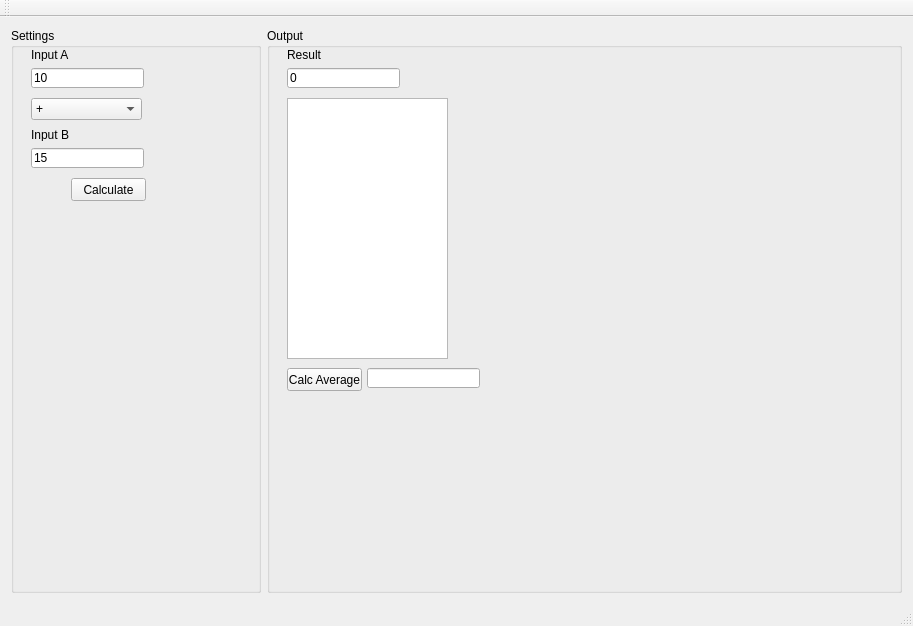
<?xml version="1.0" encoding="UTF-8"?>
<ui version="4.0">
 <class>cpp_qt_ia_main_winClass</class>
 <widget class="QMainWindow" name="cpp_qt_ia_main_winClass">
  <property name="geometry">
   <rect>
    <x>0</x>
    <y>0</y>
    <width>913</width>
    <height>626</height>
   </rect>
  </property>
  <property name="windowTitle">
   <string>cpp_qt_ia_main_win</string>
  </property>
  <widget class="QWidget" name="centralWidget">
   <layout class="QGridLayout" name="gridLayout">
    <item row="0" column="0">
     <layout class="QHBoxLayout" name="horizontalLayout">
      <item>
       <widget class="QGroupBox" name="groupBox">
        <property name="sizePolicy">
         <sizepolicy hsizetype="Minimum" vsizetype="Preferred">
          <horstretch>0</horstretch>
          <verstretch>0</verstretch>
         </sizepolicy>
        </property>
        <property name="minimumSize">
         <size>
          <width>250</width>
          <height>0</height>
         </size>
        </property>
        <property name="maximumSize">
         <size>
          <width>250</width>
          <height>16777215</height>
         </size>
        </property>
        <property name="title">
         <string>Settings</string>
        </property>
        <widget class="QLabel" name="label">
         <property name="geometry">
          <rect>
           <x>20</x>
           <y>20</y>
           <width>47</width>
           <height>13</height>
          </rect>
         </property>
         <property name="text">
          <string>Input A</string>
         </property>
        </widget>
        <widget class="QLineEdit" name="edInputA">
         <property name="geometry">
          <rect>
           <x>20</x>
           <y>40</y>
           <width>113</width>
           <height>20</height>
          </rect>
         </property>
         <property name="text">
          <string>10</string>
         </property>
        </widget>
        <widget class="QLabel" name="label_2">
         <property name="geometry">
          <rect>
           <x>20</x>
           <y>100</y>
           <width>47</width>
           <height>13</height>
          </rect>
         </property>
         <property name="text">
          <string>Input B</string>
         </property>
        </widget>
        <widget class="QLineEdit" name="edInputB">
         <property name="geometry">
          <rect>
           <x>20</x>
           <y>120</y>
           <width>113</width>
           <height>20</height>
          </rect>
         </property>
         <property name="text">
          <string>15</string>
         </property>
        </widget>
        <widget class="QPushButton" name="butCalculate">
         <property name="geometry">
          <rect>
           <x>60</x>
           <y>150</y>
           <width>75</width>
           <height>23</height>
          </rect>
         </property>
         <property name="text">
          <string>Calculate</string>
         </property>
        </widget>
        <widget class="QComboBox" name="cbOperation">
         <property name="geometry">
          <rect>
           <x>20</x>
           <y>70</y>
           <width>111</width>
           <height>22</height>
          </rect>
         </property>
         <item>
          <property name="text">
           <string>+</string>
          </property>
         </item>
         <item>
          <property name="text">
           <string>-</string>
          </property>
         </item>
         <item>
          <property name="text">
           <string>*</string>
          </property>
         </item>
         <item>
          <property name="text">
           <string>/</string>
          </property>
         </item>
        </widget>
       </widget>
      </item>
      <item>
       <widget class="QGroupBox" name="groupBox_2">
        <property name="title">
         <string>Output</string>
        </property>
        <widget class="QLabel" name="label_3">
         <property name="geometry">
          <rect>
           <x>20</x>
           <y>20</y>
           <width>47</width>
           <height>13</height>
          </rect>
         </property>
         <property name="text">
          <string>Result</string>
         </property>
        </widget>
        <widget class="QLineEdit" name="edOutput">
         <property name="geometry">
          <rect>
           <x>20</x>
           <y>40</y>
           <width>113</width>
           <height>20</height>
          </rect>
         </property>
         <property name="text">
          <string>0</string>
         </property>
        </widget>
        <widget class="QPlainTextEdit" name="memoResults">
         <property name="geometry">
          <rect>
           <x>20</x>
           <y>70</y>
           <width>161</width>
           <height>261</height>
          </rect>
         </property>
        </widget>
        <widget class="QPushButton" name="butAverage">
         <property name="geometry">
          <rect>
           <x>20</x>
           <y>340</y>
           <width>75</width>
           <height>23</height>
          </rect>
         </property>
         <property name="text">
          <string>Calc Average</string>
         </property>
        </widget>
        <widget class="QLineEdit" name="edAverage">
         <property name="geometry">
          <rect>
           <x>100</x>
           <y>340</y>
           <width>113</width>
           <height>20</height>
          </rect>
         </property>
        </widget>
       </widget>
      </item>
     </layout>
    </item>
   </layout>
  </widget>
  <widget class="QMenuBar" name="menuBar">
   <property name="geometry">
    <rect>
     <x>0</x>
     <y>0</y>
     <width>913</width>
     <height>21</height>
    </rect>
   </property>
  </widget>
  <widget class="QToolBar" name="mainToolBar">
   <attribute name="toolBarArea">
    <enum>TopToolBarArea</enum>
   </attribute>
   <attribute name="toolBarBreak">
    <bool>false</bool>
   </attribute>
  </widget>
  <widget class="QStatusBar" name="statusBar"/>
 </widget>
 <layoutdefault spacing="6" margin="11"/>
 <resources>
  <include location="cpp_qt_ia_main_win.qrc"/>
 </resources>
 <connections/>
</ui>
